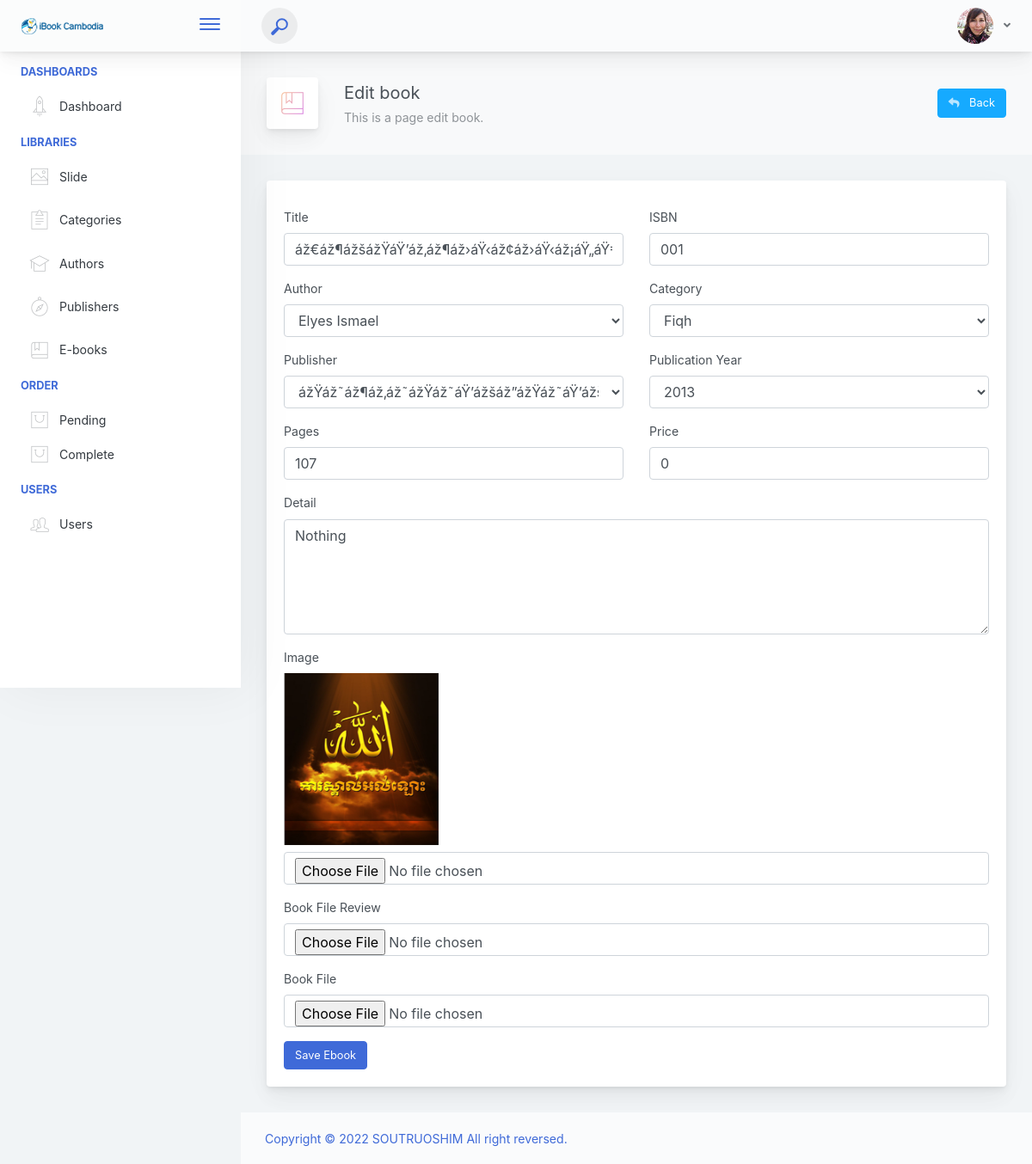
Screenshot of /admin/book/edit_book.php?id=5 with the database file from the repository.
### tables this page shows
CREATE TABLE IF NOT EXISTS `books` (
  `id` bigint(20) UNSIGNED NOT NULL AUTO_INCREMENT,
  `author_id` int(200) DEFAULT NULL,
  `title` varchar(200) DEFAULT NULL,
  `ISBN` varchar(191) DEFAULT NULL,
  `category_id` varchar(191) DEFAULT NULL,
  `publisher_id` int(11) DEFAULT NULL,
  `publish_year` longtext,
  `price` double DEFAULT NULL,
  `image` varchar(191) DEFAULT NULL,
  `size` float DEFAULT NULL,
  `page` int(11) DEFAULT NULL,
  `book_file_review` varchar(200) DEFAULT NULL,
  `book_file` varchar(191) DEFAULT NULL,
  `detail` text,
  `created_at` timestamp NULL DEFAULT CURRENT_TIMESTAMP,
  `updated_at` timestamp NULL DEFAULT NULL,
  PRIMARY KEY (`id`)
);

CREATE TABLE IF NOT EXISTS `authors` (
  `id` bigint(20) UNSIGNED NOT NULL AUTO_INCREMENT,
  `title` varchar(191) DEFAULT NULL,
  `slug` varchar(191) DEFAULT NULL,
  `image` varchar(200) DEFAULT NULL,
  `status` enum('active','inactive') NOT NULL,
  `created_at` timestamp NULL DEFAULT CURRENT_TIMESTAMP,
  `updated_at` timestamp NULL DEFAULT NULL,
  PRIMARY KEY (`id`)
);

CREATE TABLE IF NOT EXISTS `categories` (
  `id` bigint(20) UNSIGNED NOT NULL AUTO_INCREMENT,
  `title` varchar(191) DEFAULT NULL,
  `slug` varchar(191) DEFAULT NULL,
  `image` varchar(200) DEFAULT NULL,
  `status` enum('active','inactive') NOT NULL,
  `created_at` timestamp NULL DEFAULT CURRENT_TIMESTAMP,
  `updated_at` timestamp NULL DEFAULT NULL,
  PRIMARY KEY (`id`)
);

CREATE TABLE IF NOT EXISTS `publishers` (
  `id` bigint(20) UNSIGNED NOT NULL AUTO_INCREMENT,
  `title` varchar(191) DEFAULT NULL,
  `slug` varchar(191) DEFAULT NULL,
  `image` varchar(200) DEFAULT NULL,
  `status` enum('active','inactive') NOT NULL,
  `created_at` timestamp NULL DEFAULT CURRENT_TIMESTAMP,
  `updated_at` timestamp NULL DEFAULT NULL,
  PRIMARY KEY (`id`)
);

### objects/book.php (called while the page is built, shortened)
<?php
class Book
{
    private $conn;
    private $table_name = "books";
    public $id;
    public function __construct($db)
    {
        $this->conn = $db;
    }
    public function readOne()
    {
        $query = "SELECT *
        FROM " . $this->table_name . "
        WHERE id = ?
        LIMIT 0,1";
        $stmt = $this->conn->prepare( $query );
        $stmt->bindParam(1, $this->id);
        $stmt->execute();
        $row = $stmt->fetch(PDO::FETCH_ASSOC);
        $this->title =  $row['title'];
        $this->author_id =  $row['author_id'];
        $this->ISBN =  $row['ISBN'];
        $this->category_id =  $row['category_id'];
        $this->publisher_id =  $row['publisher_id'];
        $this->publish_year =  $row['publish_year'];
        $this->price =  $row['price'];
        $this->detail =  $row['detail'];
        $this->page =  $row['page'];
        $this->image = $row['image'];
    }
}

### objects/author.php (called while the page is built, shortened)
<?php
class Author
{
    private $conn;
    private $table_name = "authors";
    public function __construct($db)
    {
        $this->conn = $db;
    }
    public function readAll()
    {
        $query = "SELECT
                *
            FROM
                " . $this->table_name . "
            ORDER BY
                id DESC";
        $stmt = $this->conn->prepare($query);
        $stmt->execute();
        return $stmt;
    }
}

### objects/category.php (called while the page is built, shortened)
<?php
class Category
{
    private $conn;
    private $table_name = "categories";
    public function __construct($db)
    {
        $this->conn = $db;
    }
    public function readAll()
    {
        $query = "SELECT
                *
            FROM
                " . $this->table_name . "
            ORDER BY
                id DESC";
        $stmt = $this->conn->prepare($query);
        $stmt->execute();
        return $stmt;
    }
}

### objects/publisher.php (called while the page is built, shortened)
<?php
class Publisher
{
    private $conn;
    private $table_name = "publishers";
    public function __construct($db)
    {
        $this->conn = $db;
    }
    public function readAll()
    {
        $query = "SELECT
                *
            FROM
                " . $this->table_name . "
            ORDER BY
                id DESC";
        $stmt = $this->conn->prepare($query);
        $stmt->execute();
        return $stmt;
    }
}

### admin/book/edit_book.php (the view, shortened to what this page needs)
<?php
   include("../inc/header.php");
   include(__DIR__ . "/../../objects/book.php");
   include(__DIR__ . "/../../objects/author.php");
   include(__DIR__ . "/../../objects/publisher.php");
   include(__DIR__ . "/../../objects/category.php");
   $id = isset($_GET['id']) ? $_GET['id'] : die('ERROR: missing ID.');
    $database = new Database();
    $db = $database->getConnection();
    $book = new Book($db);
    $book->id = $id;
    $book->readOne();
?>
<div class="app-page-title">
    <div class="page-title-wrapper">
        <div class="page-title-heading">
            <div class="page-title-icon">
                <i class="pe-7s-notebook icon-gradient bg-mean-fruit">
                </i>
            </div>
            <div>Edit book
                <div class="page-title-subheading">This is a page edit book.
                </div>
            </div>
        </div>
        <div class="page-title-actions">
            <div class="d-inline-block dropdown">
                <a type="button" class="btn-shadow btn btn-info" href="../book/books.php" >
                    <span class="btn-icon-wrapper pr-2 opacity-7">
                        <i class="fa fa-reply fa-w-20"></i>
                    </span>
                    Back
                </a>
            </div>
        </div>
    </div>
</div>
<div class="row">
<div class="col-md-12">
        <div class="main-card mb-3 card">
        <div class="card-body"><h5 class="card-title"></h5>
        <form method="POST" action="" enctype="multipart/form-data">
            <div class="row">
                <div class="col-md-6">
                    <div class="position-relative form-group">
                        <label class="">Title</label>
                        <input name="title" id="title" value="<?= $book->title; ?>" placeholder="" type="text" class="form-control">
                    </div>
                </div>
                <div class="col-md-6">
                    <div class="position-relative form-group">
                        <label class="">ISBN</label>
                        <input name="ISBN" id="ISBN" value="<?= $book->ISBN; ?>" placeholder="" type="text" class="form-control">
                    </div>
                </div>
            </div>
            <div class="row">
                <div class="col-md-6">
                    <div class="position-relative form-group">
                        <label class="">Author</label>
                        <?php
                            $author = new Author($db);
                            $stmt = $author->readAll();
                       ?>
                       <select class="form-control" name="author_id" id="author_id">
                            <?php while ($row = $stmt->fetch(PDO::FETCH_ASSOC)) { ?>
                                <option value="<?= $row['id'] ?>" <?= $row['id']== $book->author_id?'selected':'' ?> > <?= $row['title'] ?> </option>
                            <?php } ?>
                        </select>
                    </div>
                </div>
                <div class="col-md-6">
                    <div class="position-relative form-group">
                        <label class="">Category</label>
                        <?php
                            $category = new Category($db);
                            $stmt = $category->readAll();
                        ?>
                        <select class="form-control" name="category_id" id="category_id">
                            <?php while ($row = $stmt->fetch(PDO::FETCH_ASSOC)) { ?>
                            <option <?= $row['id']== $book->category_id ?'selected':''  ?> value="<?= $row['id'] ?>"> <?= $row['title'] ?> </option>
                            <?php } ?>
                        </select>
                   </div>
                </div>
            </div>
            <div class="row">
                <div class="col-md-6">
                    <div class="position-relative form-group">
                        <label class="">Publisher</label>
                        <?php
                            $publisher = new Publisher($db);
                            $stmt = $publisher->readAll();
                        ?>
                        <select class="form-control" name="publisher_id" id="publisher_id">
                            <?php while ($row = $stmt->fetch(PDO::FETCH_ASSOC)) { ?>
                            <option <?= $row['id']==$book->publisher_id?'selected':''  ?> value="<?= $row['id'] ?>"> <?= $row['title'] ?> </option>
                            <?php } ?>
                        </select>
                   </div>
                </div>
                <div class="col-md-6">
                        <div class="position-relative form-group">
                        <label class="">Publication Year</label>
                        <select class="form-control" name="publication_year" id="publication_year">
                        <?php for($year = intval(date('Y')) - 10;  $year <= intval(date('Y')); $year++ ) { ?>
                        <option  <?= $year==$book->publish_year?'selected':''  ?> value="<?= $year ?>"> <?= $year ?> </option>
                        <?php } ?>
                        </select>
                    </div>
                </div>
            </div>
            <div class="row">
                <div class="col-md-6">
                    <div class="position-relative form-group">
                        <label class="">Pages</label>
                        <input name="page" id="page" placeholder="" value="<?= $book->page; ?>" type="text" class="form-control">
                    </div>
                </div>
                <div class="col-md-6">
                    <div class="position-relative form-group">
                        <label class="">Price</label>
                        <input name="price" id="price" placeholder="" value="<?= $book->price; ?>" type="text" class="form-control">
                    </div>
                </div>
            </div>
            <div class="position-relative form-group">
                <label class="">Detail</label>
                <textarea rows="5" cols="20" name="detail" id="detail" placeholder="" type="text" class="form-control"><?= $book->detail; ?></textarea>
            </div>
            <div class="position-relative form-group">
                <label class="">Image</label><br>
                <div style="margin-bottom: 8px"><img id="book_photo" src="<?php if(isset($book->image)) { echo '../../upload/images/book/'.$book->image; } ?>" width="180" height="200" alt=""></div>
                <input type="file" name="image" placeholder="Choose image" id="image" class="form-control" onchange="document.getElementById('book_photo').src = window.URL.createObjectURL(this.files[0])">
            </div>
            <div class="position-relative form-group">
                        <label class="">Book File Review</label>
                        <input type="file" name="book_file_review" placeholder="Choose Book File" id="book_file_review" class="form-control">
                    </div>
            <div class="position-relative form-group">
                <label class="">Book File</label>
                <input type="file" name="book_file" placeholder="Choose Book File" id="book_file" class="form-control">
            </div>
            <input type="submit" class="btn btn-primary" name="submit" value="Save Ebook">
           </form>
        </div>
        </div>
    </div>
</div>
<?php
   include("../inc/footer.php");
?>

### rows the page displays
books: title "áž€áž¶ážšážŸáŸ’áž‚áž¶áž›áŸ‹áž¢áž›áŸ‹áž¡áŸ„áŸ‡", ISBN "001", author_id "Elyes Ismael", category_id "Fiqh", publisher_id "ážŸáž˜áž¶áž‚áž˜ážŸáž˜áŸ’ážšáž”ážŸáž˜áŸ’ážšáž½áž›ážŸáž„áŸ’áž‚áž˜áž“áŸƒážšážŠáŸ’áž‹áž‚áž»áž™ážœáŸ‰áŸ‚áž", publication_year "2013", page "107", price "0", detail "Nothing", image (picture)
